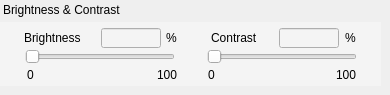
               <widget class="QWidget" name="widget_20" native="true">
                <property name="minimumSize">
                 <size>
                  <width>381</width>
                  <height>86</height>
                 </size>
                </property>
                <widget class="QLabel" name="label_60">
                 <property name="geometry">
                  <rect>
                   <x>3</x>
                   <y>2</y>
                   <width>171</width>
                   <height>16</height>
                  </rect>
                 </property>
                 <property name="text">
                  <string>Brightness &amp; Contrast</string>
                 </property>
                </widget>
                <widget class="QWidget" name="widget_25" native="true">
                 <property name="geometry">
                  <rect>
                   <x>0</x>
                   <y>22</y>
                   <width>381</width>
                   <height>64</height>
                  </rect>
                 </property>
                 <property name="styleSheet">
                  <string notr="true">background-color: rgb(244, 244, 244);</string>
                 </property>
                 <widget class="QLabel" name="label_62">
                  <property name="geometry">
                   <rect>
                    <x>24</x>
                    <y>8</y>
                    <width>67</width>
                    <height>16</height>
                   </rect>
                  </property>
                  <property name="text">
                   <string>Brightness</string>
                  </property>
                 </widget>
                 <widget class="QLabel" name="label_63">
                  <property name="geometry">
                   <rect>
                    <x>27</x>
                    <y>45</y>
                    <width>20</width>
                    <height>16</height>
                   </rect>
                  </property>
                  <property name="text">
                   <string>0</string>
                  </property>
                 </widget>
                 <widget class="QLabel" name="label_64">
                  <property name="geometry">
                   <rect>
                    <x>157</x>
                    <y>45</y>
                    <width>20</width>
                    <height>16</height>
                   </rect>
                  </property>
                  <property name="text">
                   <string>100</string>
                  </property>
                 </widget>
                 <widget class="QSlider" name="visualBrightnessSlider">
                  <property name="geometry">
                   <rect>
                    <x>25</x>
                    <y>27</y>
                    <width>150</width>
                    <height>16</height>
                   </rect>
                  </property>
                  <property name="orientation">
                   <enum>Qt::Horizontal</enum>
                  </property>
                 </widget>
                 <widget class="QLineEdit" name="visualBrightnessValue">
                  <property name="geometry">
                   <rect>
                    <x>101</x>
                    <y>6</y>
                    <width>60</width>
                    <height>20</height>
                   </rect>
                  </property>
                 </widget>
                 <widget class="QLabel" name="label_65">
                  <property name="geometry">
                   <rect>
                    <x>211</x>
                    <y>8</y>
                    <width>67</width>
                    <height>16</height>
                   </rect>
                  </property>
                  <property name="text">
                   <string>Contrast</string>
                  </property>
                 </widget>
                 <widget class="QLabel" name="label_66">
                  <property name="geometry">
                   <rect>
                    <x>208</x>
                    <y>45</y>
                    <width>20</width>
                    <height>16</height>
                   </rect>
                  </property>
                  <property name="text">
                   <string>0</string>
                  </property>
                 </widget>
                 <widget class="QLabel" name="label_67">
                  <property name="geometry">
                   <rect>
                    <x>336</x>
                    <y>45</y>
                    <width>20</width>
                    <height>16</height>
                   </rect>
                  </property>
                  <property name="text">
                   <string>100</string>
                  </property>
                 </widget>
                 <widget class="QSlider" name="visualContrastSlider">
                  <property name="geometry">
                   <rect>
                    <x>207</x>
                    <y>27</y>
                    <width>150</width>
                    <height>16</height>
                   </rect>
                  </property>
                  <property name="orientation">
                   <enum>Qt::Horizontal</enum>
                  </property>
                 </widget>
                 <widget class="QLineEdit" name="visualContrastValue">
                  <property name="geometry">
                   <rect>
                    <x>279</x>
                    <y>6</y>
                    <width>60</width>
                    <height>20</height>
                   </rect>
                  </property>
                 </widget>
                 <widget class="QLabel" name="label_68">
                  <property name="geometry">
                   <rect>
                    <x>166</x>
                    <y>8</y>
                    <width>16</width>
                    <height>16</height>
                   </rect>
                  </property>
                  <property name="text">
                   <string>%</string>
                  </property>
                 </widget>
                 <widget class="QLabel" name="label_69">
                  <property name="geometry">
                   <rect>
                    <x>345</x>
                    <y>8</y>
                    <width>16</width>
                    <height>16</height>
                   </rect>
                  </property>
                  <property name="text">
                   <string>%</string>
                  </property>
                 </widget>
                </widget>
               </widget>
